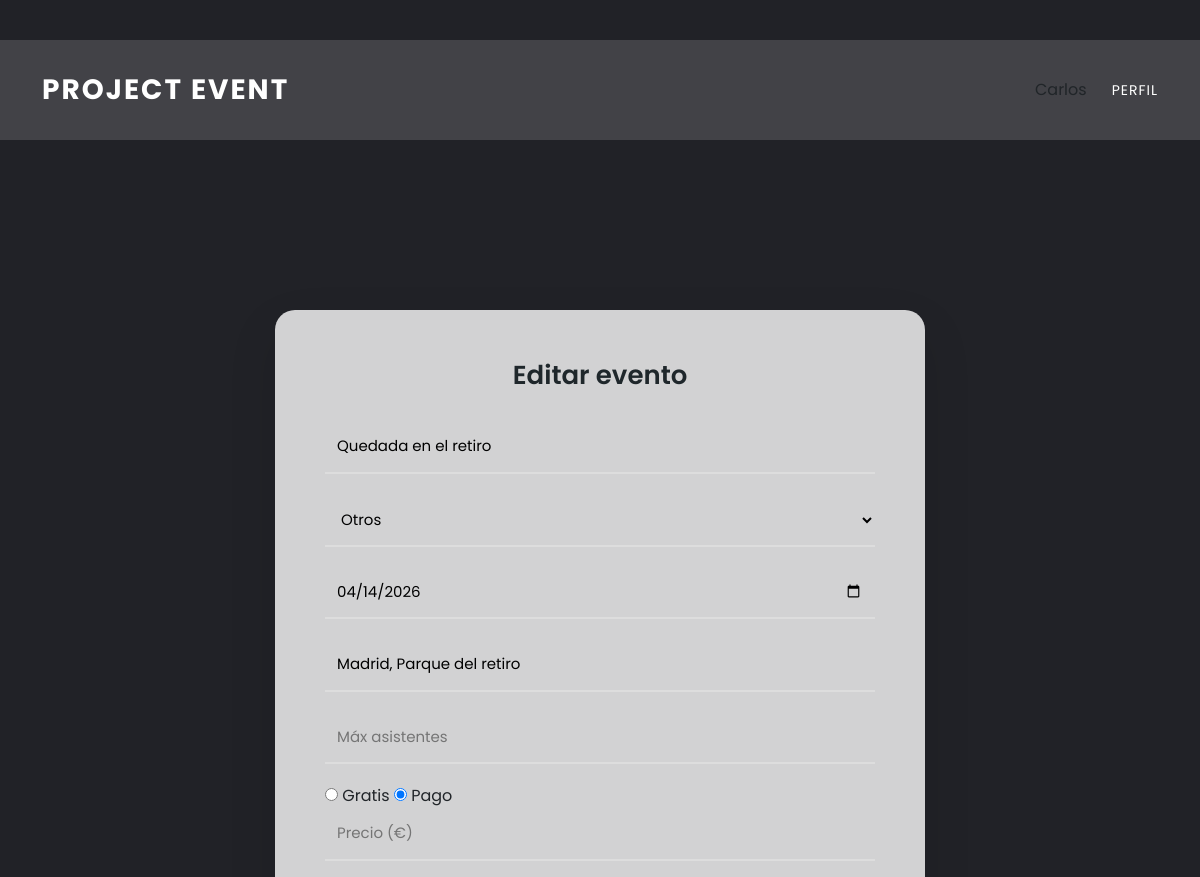
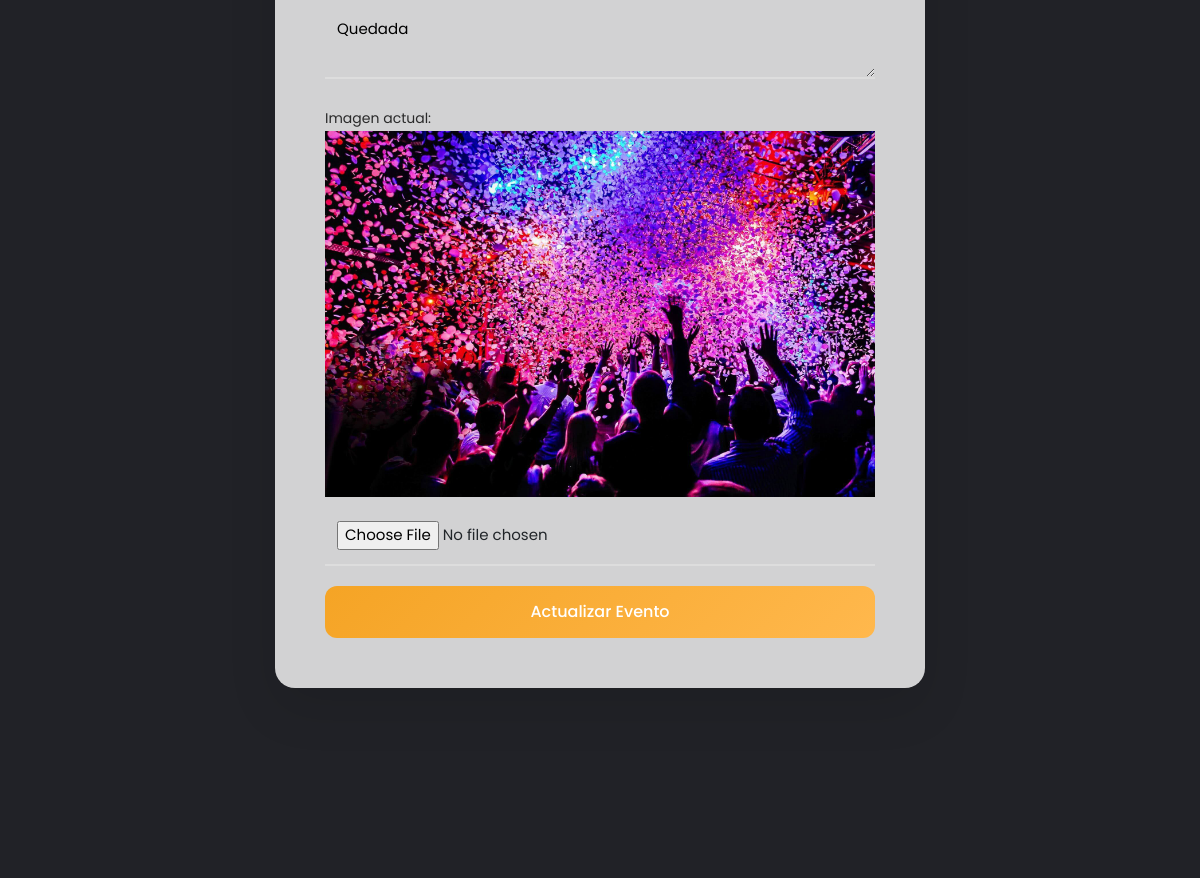
The page /formEvento.php?id=53 (signed in) on the database its author committed (2 pictures, top to bottom).
### tables this page shows
CREATE TABLE `eventos` (
  `id` int(200) NOT NULL,
  `nomevent` varchar(50) NOT NULL,
  `categoria` varchar(25) NOT NULL,
  `fecha` date NOT NULL,
  `localizacion` varchar(50) NOT NULL,
  `descripcion` varchar(255) NOT NULL,
  `imagen` varchar(200) NOT NULL,
  `usuario` varchar(25) NOT NULL,
  `correo` varchar(50) NOT NULL,
  `max_asistentes` int(10) UNSIGNED DEFAULT NULL,
  `entrada` enum('gratis','pago') NOT NULL DEFAULT 'gratis',
  `usuario_id` int(11) DEFAULT NULL
);

### FuncionesEventos.php (called while the page is built, shortened)
<?php
require ('dbEvent.php');
function obtenerEventoPorId($id) {
    global $conexion;
    $stmt = $conexion->prepare("SELECT * FROM eventos WHERE id = ?");
    $stmt->bind_param("i", $id);
    $stmt->execute();
    $resultado = $stmt->get_result();
    return $resultado->fetch_object();
}

### formEvento.php (the view, shortened to what this page needs)
<?php
require ('dbEvent.php');
require ('FuncionesEventos.php');
$usuario = $_SESSION["usuario"]["nombre"] ?? null;
$modoEdicion = false;
$evento = null;
if (isset($_GET['id'])) {
    $modoEdicion = true;
    $evento = obtenerEventoPorId($_GET['id']);
}
?>
<!DOCTYPE html>
<html lang="es">
<head>
<link href="vendor/bootstrap/css/bootstrap.min.css" rel="stylesheet">
<link rel="stylesheet" href="assets/css/fontawesome.css">
<link rel="stylesheet" href="assets/css/templatemo-edu-meeting.css">
<link rel="stylesheet" href="assets/css/owl.css">
<link rel="stylesheet" href="assets/css/lightbox.css">
<link rel="stylesheet" href="assets/css/EstilosPaginaEventos.css">
<link rel="stylesheet" href="assets/css/EstilosformEvento.css">
<link href="https://cdn.jsdelivr.net/npm/bootstrap-icons@1.11.3/font/bootstrap-icons.css" rel="stylesheet">
</head>
<body>
<header class="header-area header-sticky">
  <div class="container">
    <div class="row">
      <div class="col-12">
        <nav class="main-nav">
          <a href="index.php" class="logo">Project Event</a>
          <ul class="event-nav">
            <li class="event-user">
              <?php if (!$usuario): ?>
                <a href="Login.php">Iniciar sesión</a>
              <?php else: ?>
                <span><?= htmlspecialchars($usuario) ?></span>
              <?php endif; ?>
            </li>
            <li>
              <a href="PaginaPerfil.php">Perfil</a>
            </li>
          </ul>
        </nav>
      </div>
    </div>
  </div>
</header>
<section class="upcoming-meetings">
  <div id="cajaGlobal">
    <div class="divEvento">
    <h1 class="titulo">
    <?= $modoEdicion ? "Editar evento" : "Crea un evento nuevo" ?>
    </h1>
    <form method="post" enctype="multipart/form-data">
    <input class="datos2" type="text" name="nomevent" required
    value="<?= $modoEdicion ? htmlspecialchars($evento->nomevent) : '' ?>"
    placeholder="Nombre del evento">
    <select class="datos2" name="categoria" required>
        <?php
        $categorias = ["deportes","conciertos","viajes","competiciones","motor","cultura","otros"];
        foreach ($categorias as $cat):
        ?>
      <option value="<?= $cat ?>"
        <?= ($modoEdicion && $evento->categoria == $cat) ? "selected" : "" ?>>
        <?= ucfirst($cat) ?>
      </option>
      <?php endforeach; ?>
    </select>
    <input class="datos2" type="date" name="fecha" required
      value="<?= $modoEdicion ? $evento->fecha : '' ?>">
    <input class="datos2" type="text" name="localizacion" required
      value="<?= $modoEdicion ? htmlspecialchars($evento->localizacion) : '' ?>"
      placeholder="Localización">
    <input class="datos2" type="number" name="max_asistentes"
      value="<?= $modoEdicion ? $evento->max_asistentes : '' ?>"
      placeholder="Máx asistentes">
    <div>
      <input id="gratis" type="radio" name="entrada" value="Gratis"
        <?= ($modoEdicion && $evento->entrada == null) ? "checked" : "" ?> required>
      <label for="gratis">Gratis</label>
      <input id="pago" type="radio" name="entrada" value="Pago"
        <?= ($modoEdicion && $evento->entrada != null) ? "checked" : "" ?> required>
      <label for="pago">Pago</label>
    </div>
    <input class="datos2" type="number" step="0.01" name="precio"
      id="precio"
      value="<?= $modoEdicion ? $evento->entrada : '' ?>"
      placeholder="Precio (€)">
    <textarea class="datos4" name="descripcion" required
      placeholder="Descripción"><?=
      $modoEdicion ? htmlspecialchars($evento->descripcion) : '' ?></textarea>
    <?php if ($modoEdicion && $evento->imagen): ?>
        <p>Imagen actual:</p>
        <img src="<?= $evento->imagen ?>" width="150">
    <?php endif; ?>
    <input class="datos2" type="file" name="imagen">
    <input class="boton" type="submit"
    name="<?= $modoEdicion ? 'actualizarEvento' : 'crearEvento' ?>"
    value="<?= $modoEdicion ? 'Actualizar Evento' : 'Crear Evento' ?>">
    </form>
    </div>
  </div>
</section>
</body>
</html>

### assets/css/templatemo-edu-meeting.css (style rules this page uses)
html, body, div, span, applet, object, iframe, h1, h2, h3, h4, h5, h6, p, blockquote, pre, a, abbr, acronym, address, big, cite, code, del, dfn, em, font, img, ins, kbd, q, s, samp, small, strike, strong, sub, sup, tt, var, b, u, i, center, dl, dt, dd, ol, ul, li, figure, header, nav, section, article, aside, footer, figcaption { margin: 0; padding: 0; border: 0; outline: 0; }
*, *::before, *::after { box-sizing: border-box; }
html, body { font-family: 'Poppins', sans-serif; font-weight: 400; font-size: 16px; background: #fff; -ms-text-size-adjust: 100%; -webkit-font-smoothing: antialiased; -moz-osx-font-smoothing: grayscale; }
header, nav, section, article, aside, footer, hgroup { display: block; }
ul, li { padding: 0; margin: 0; list-style: none; }
ul { margin-bottom: 0; }
h1, h2, h3, h4, h5, h6 { margin-top: 0; margin-bottom: 0; }
p { font-size: 14px; line-height: 25px; color: #2a2a2a; }
img { width: 100%; overflow: hidden; }
a { text-decoration: none !important; color: #3CF; }
.header-area { background-color: rgba(250,250,250,0.15); position: absolute; top: 40px; left: 0; right: 0; z-index: 100; transition: all .5s ease 0s; }
.header-area .main-nav { display: flex; align-items: center; justify-content: space-between; min-height: 80px; background: transparent; }
.header-area .main-nav .logo { line-height: 100px; color: #fff; font-size: 28px; font-weight: 700; text-transform: uppercase; letter-spacing: 2px; transition: all .3s ease 0s; }
.event-nav { display: flex; align-items: center; gap: 25px; list-style: none; margin: 0; padding: 0; }
.event-nav li a { color: #fff; text-transform: uppercase; font-size: 14px; letter-spacing: 1px; text-decoration: none; }
.event-user { position: relative; }
section.upcoming-meetings { background-image: url(../images/meetings-bg.jpg); background-position: center center; background-attachment: fixed; background-repeat: no-repeat; background-size: cover; padding: 230px 0 110px; }
@media (max-width: 1200px) { .header-area .main-nav::before { display: none; } }

### assets/css/EstilosformEvento.css (style rules this page uses)
#cajaGlobal { width: 100%; padding: 80px 20px; margin-top: 0; display: block; }
.divEvento { width: 100%; max-width: 650px; margin: 0 auto; padding: 50px; border-radius: 20px; background: rgba(255, 255, 255, 0.8); backdrop-filter: blur(10px); box-shadow: 0 20px 50px rgba(0,0,0,0.1); }
.titulo { text-align: center; font-size: 26px; font-weight: 600; margin-bottom: 30px; color: #1f272b; }
.datos2, .datos4 { width: 100%; padding: 14px 12px; margin-bottom: 20px; border: none; border-bottom: 2px solid #ddd; background: transparent; outline: none; font-size: 15px; transition: all 0.3s ease; }
select.datos2 { cursor: pointer; }
input[type="file"] { margin: 10px 0 20px; }
.boton { width: 100%; padding: 14px; border: none; border-radius: 12px; background: linear-gradient(135deg, #f5a425, #ffb84d); color: #fff; font-size: 16px; font-weight: 500; cursor: pointer; transition: all 0.3s ease; }

### rows shown on the page
eventos: nomevent "Quedada en el retiro", categoria "Otros", fecha "04/14/2026", localizacion "Madrid, Parque del retiro", entrada "☐ Gratis", entrada "☑ Pago", descripcion "Quedada", imagen (picture)

### other values the page prints
$usuario "Carlos"
